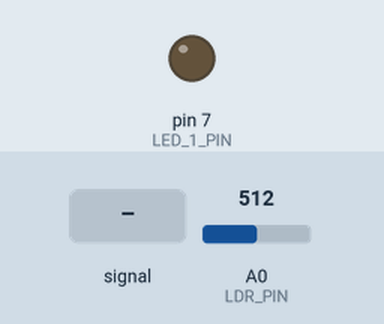
A sketch run on a simulated Arduino Uno, built with avr-gcc and run on an emulated ATmega328P. Shown: output pins drawn as LEDs (lit = HIGH). Dashed ring = blinking. The test bench sets the inputs (shaded band); at power-on: A0 (LDR_PIN) = 512.

Above: at 1.2 s.
1.3 s: A0 (LDR_PIN) set to 1023
At 2.5 s:
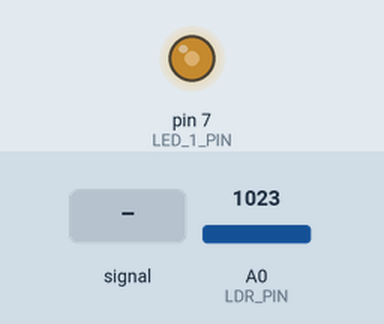
2.8 s: A0 (LDR_PIN) set to 900
At 2.98 s:
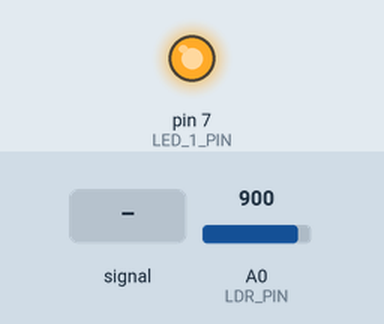
5.8 s: A0 (LDR_PIN) fed a 200 Hz sine of ±81 counts around its level
At 6.8 s:
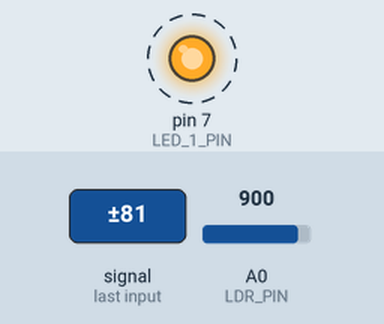
Timing chart, 0 to 14.8 s (numbered marks = the images above; inputs shaded):
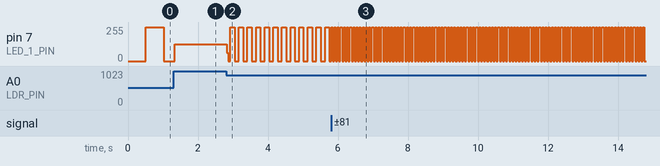

Measured:
- after the input at 2.8 s, pin 7 (LED_1_PIN): 127/255 → 62/255 at once, then moves between 0/255 and 255/255, repeating every 0.74 s
- after the input at 5.8 s, pin 7 (LED_1_PIN): alternates 255/255 for 0.05 s and 0/255 for 0.05 s, starting at once

The sketch:

q2.ino
```cpp
const byte LED_1_PIN = 7;
const byte LDR_PIN = A0;
int interval = 1023;
bool led_state = false;
unsigned long previous_time;

void setup() {
    pinMode(LED_1_PIN,OUTPUT);
}

void led_handler(){
    unsigned long current_time = millis();

    if(current_time - previous_time >= interval){
        led_state = !led_state;
        previous_time = current_time;
        digitalWrite(LED_1_PIN, led_state);
    }
}

void loop() {
    int raw_ldr_value = analogRead(LDR_PIN);
    interval = 1023 - raw_ldr_value;
    led_handler();
}
```
